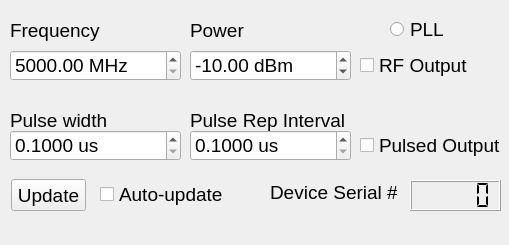
<?xml version="1.0" encoding="UTF-8"?>
<ui version="4.0">
 <class>labbrickWindow</class>
 <widget class="QMainWindow" name="labbrickWindow">
  <property name="geometry">
   <rect>
    <x>0</x>
    <y>0</y>
    <width>509</width>
    <height>245</height>
   </rect>
  </property>
  <property name="windowTitle">
   <string>LabBrick</string>
  </property>
  <widget class="QWidget" name="centralwidget">
   <widget class="QCheckBox" name="outputCheckBox">
    <property name="geometry">
     <rect>
      <x>360</x>
      <y>50</y>
      <width>171</width>
      <height>31</height>
     </rect>
    </property>
    <property name="font">
     <font>
      <pointsize>14</pointsize>
     </font>
    </property>
    <property name="text">
     <string>RF Output</string>
    </property>
   </widget>
   <widget class="QDoubleSpinBox" name="frequencySpinBox">
    <property name="geometry">
     <rect>
      <x>10</x>
      <y>50</y>
      <width>171</width>
      <height>31</height>
     </rect>
    </property>
    <property name="font">
     <font>
      <pointsize>14</pointsize>
     </font>
    </property>
    <property name="suffix">
     <string> MHz</string>
    </property>
    <property name="minimum">
     <double>5000.000000000000000</double>
    </property>
    <property name="maximum">
     <double>10000.000000000000000</double>
    </property>
    <property name="value">
     <double>5000.000000000000000</double>
    </property>
   </widget>
   <widget class="QDoubleSpinBox" name="powerSpinBox">
    <property name="geometry">
     <rect>
      <x>190</x>
      <y>50</y>
      <width>161</width>
      <height>31</height>
     </rect>
    </property>
    <property name="font">
     <font>
      <pointsize>14</pointsize>
     </font>
    </property>
    <property name="suffix">
     <string> dBm</string>
    </property>
    <property name="minimum">
     <double>-40.000000000000000</double>
    </property>
    <property name="maximum">
     <double>10.000000000000000</double>
    </property>
    <property name="singleStep">
     <double>0.500000000000000</double>
    </property>
    <property name="value">
     <double>-10.000000000000000</double>
    </property>
   </widget>
   <widget class="QDoubleSpinBox" name="pulsewidthSpinBox">
    <property name="geometry">
     <rect>
      <x>10</x>
      <y>130</y>
      <width>171</width>
      <height>31</height>
     </rect>
    </property>
    <property name="font">
     <font>
      <pointsize>14</pointsize>
     </font>
    </property>
    <property name="suffix">
     <string> us</string>
    </property>
    <property name="decimals">
     <number>4</number>
    </property>
    <property name="minimum">
     <double>0.100000000000000</double>
    </property>
    <property name="maximum">
     <double>10000000.000000000000000</double>
    </property>
    <property name="singleStep">
     <double>0.100000000000000</double>
    </property>
   </widget>
   <widget class="QDoubleSpinBox" name="pulserepSpinBox">
    <property name="geometry">
     <rect>
      <x>190</x>
      <y>130</y>
      <width>161</width>
      <height>31</height>
     </rect>
    </property>
    <property name="font">
     <font>
      <pointsize>14</pointsize>
     </font>
    </property>
    <property name="suffix">
     <string> us</string>
    </property>
    <property name="decimals">
     <number>4</number>
    </property>
    <property name="minimum">
     <double>0.100000000000000</double>
    </property>
    <property name="maximum">
     <double>10000000.000000000000000</double>
    </property>
    <property name="singleStep">
     <double>0.100000000000000</double>
    </property>
   </widget>
   <widget class="QLabel" name="label">
    <property name="geometry">
     <rect>
      <x>10</x>
      <y>20</y>
      <width>101</width>
      <height>21</height>
     </rect>
    </property>
    <property name="font">
     <font>
      <pointsize>14</pointsize>
     </font>
    </property>
    <property name="text">
     <string>Frequency</string>
    </property>
   </widget>
   <widget class="QLabel" name="label_2">
    <property name="geometry">
     <rect>
      <x>190</x>
      <y>20</y>
      <width>101</width>
      <height>21</height>
     </rect>
    </property>
    <property name="font">
     <font>
      <pointsize>14</pointsize>
     </font>
    </property>
    <property name="text">
     <string>Power</string>
    </property>
   </widget>
   <widget class="QLabel" name="label_3">
    <property name="geometry">
     <rect>
      <x>10</x>
      <y>110</y>
      <width>101</width>
      <height>21</height>
     </rect>
    </property>
    <property name="font">
     <font>
      <pointsize>14</pointsize>
     </font>
    </property>
    <property name="text">
     <string>Pulse width</string>
    </property>
   </widget>
   <widget class="QLabel" name="label_4">
    <property name="geometry">
     <rect>
      <x>190</x>
      <y>110</y>
      <width>161</width>
      <height>21</height>
     </rect>
    </property>
    <property name="font">
     <font>
      <pointsize>14</pointsize>
     </font>
    </property>
    <property name="text">
     <string>Pulse Rep Interval</string>
    </property>
   </widget>
   <widget class="QCheckBox" name="modCheckBox">
    <property name="geometry">
     <rect>
      <x>360</x>
      <y>130</y>
      <width>171</width>
      <height>31</height>
     </rect>
    </property>
    <property name="font">
     <font>
      <pointsize>14</pointsize>
     </font>
    </property>
    <property name="text">
     <string>Pulsed Output</string>
    </property>
   </widget>
   <widget class="QPushButton" name="updateButton">
    <property name="geometry">
     <rect>
      <x>11</x>
      <y>179</y>
      <width>75</width>
      <height>32</height>
     </rect>
    </property>
    <property name="font">
     <font>
      <pointsize>14</pointsize>
     </font>
    </property>
    <property name="text">
     <string>Update</string>
    </property>
   </widget>
   <widget class="QLCDNumber" name="generatorNumber">
    <property name="geometry">
     <rect>
      <x>410</x>
      <y>180</y>
      <width>91</width>
      <height>31</height>
     </rect>
    </property>
    <property name="segmentStyle">
     <enum>QLCDNumber::Flat</enum>
    </property>
   </widget>
   <widget class="QLabel" name="label_5">
    <property name="geometry">
     <rect>
      <x>270</x>
      <y>180</y>
      <width>127</width>
      <height>24</height>
     </rect>
    </property>
    <property name="font">
     <font>
      <pointsize>14</pointsize>
     </font>
    </property>
    <property name="text">
     <string>Device Serial #</string>
    </property>
   </widget>
   <widget class="QCheckBox" name="autoupdateCheckBox">
    <property name="geometry">
     <rect>
      <x>100</x>
      <y>180</y>
      <width>129</width>
      <height>28</height>
     </rect>
    </property>
    <property name="font">
     <font>
      <pointsize>14</pointsize>
     </font>
    </property>
    <property name="text">
     <string>Auto-update</string>
    </property>
   </widget>
   <widget class="QRadioButton" name="PLLBox">
    <property name="geometry">
     <rect>
      <x>390</x>
      <y>20</y>
      <width>84</width>
      <height>18</height>
     </rect>
    </property>
    <property name="font">
     <font>
      <pointsize>14</pointsize>
     </font>
    </property>
    <property name="text">
     <string>PLL</string>
    </property>
    <property name="checkable">
     <bool>false</bool>
    </property>
   </widget>
  </widget>
  <widget class="QMenuBar" name="menubar">
   <property name="geometry">
    <rect>
     <x>0</x>
     <y>0</y>
     <width>509</width>
     <height>22</height>
    </rect>
   </property>
  </widget>
 </widget>
 <resources/>
 <connections/>
</ui>
